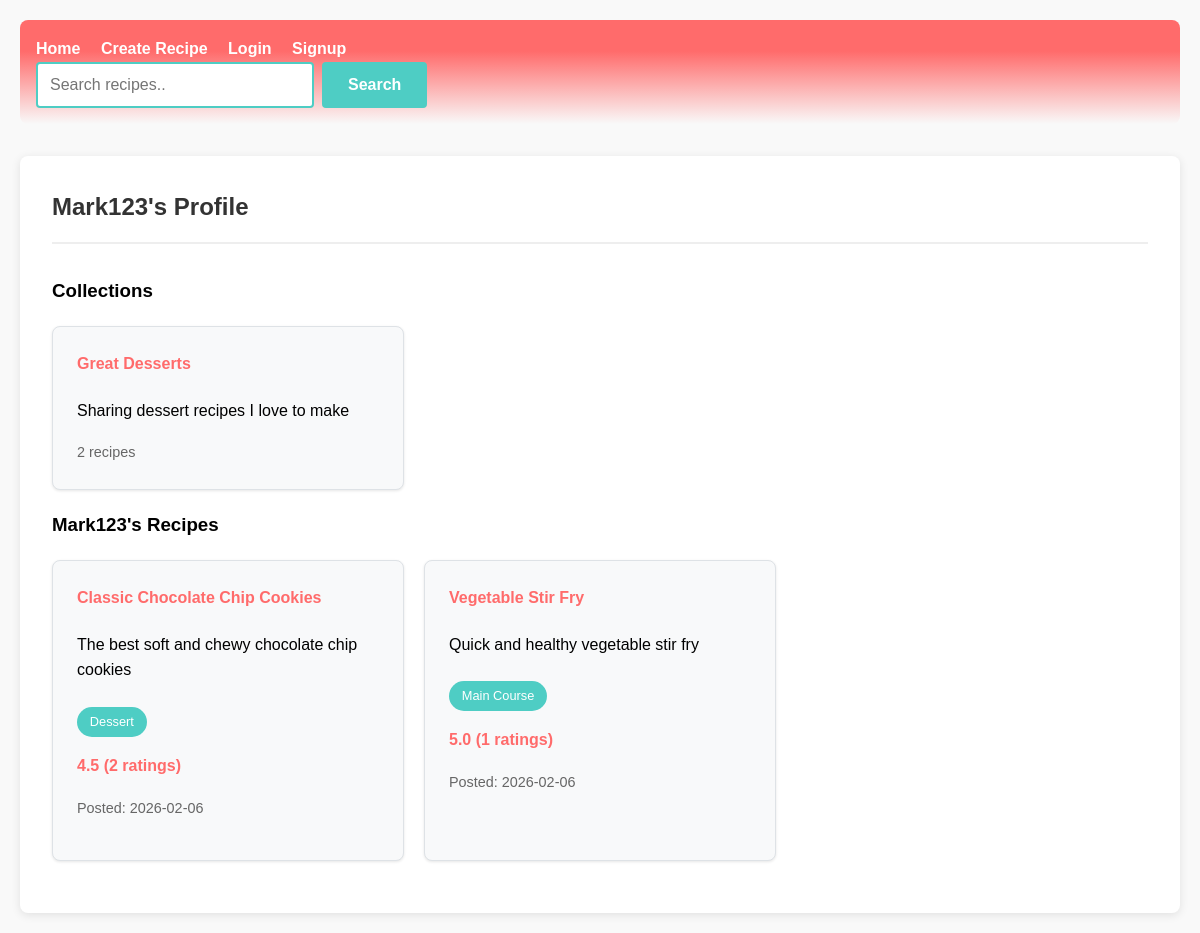
Screenshot of /user/Mark123 with the database file from the repository.
### tables this page shows
CREATE TABLE user (
    user_id INTEGER PRIMARY KEY AUTOINCREMENT,
    username VARCHAR(30) UNIQUE NOT NULL,
    email VARCHAR(60) UNIQUE NOT NULL,
    hashed_password VARCHAR(60) NOT NULL,
    type CHAR NOT NULL
);

CREATE TABLE collection (
    collection_id INTEGER PRIMARY KEY AUTOINCREMENT,
    user_id INTEGER,
    name VARCHAR NOT NULL,
    description VARCHAR,
    created TIMESTAMP DEFAULT CURRENT_TIMESTAMP,
    FOREIGN KEY (user_id) REFERENCES user(user_id)
);

CREATE TABLE recipe (
    recipe_id INTEGER PRIMARY KEY AUTOINCREMENT,
    user_id INTEGER,
    title VARCHAR NOT NULL,
    ingredients VARCHAR NOT NULL,
    instructions VARCHAR NOT NULL,
    description VARCHAR,
    category CHAR,
    created TIMESTAMP DEFAULT CURRENT_TIMESTAMP,
    FOREIGN KEY (user_id) REFERENCES user(user_id)
);

### routes/recipes.py (the view)
@recipes_blueprint.route('/user/<username>')
def profile(username):
    connection = db_connection()
    user = connection.execute('SELECT * FROM user WHERE username = ?', (username,)).fetchone()
    if user is None:
        connection.close()
        return 'User not found', 404
    recipes = connection.execute('''SELECT r.*
                            FROM recipe r
                            WHERE r.user_id = ?
                            ORDER BY r.created DESC''', (user['user_id'],)).fetchall()
    recipes_and_ratings = add_ratings(recipes)
    collections = connection.execute('''SELECT c.*, COUNT(rc.recipe_id) as recipe_count
                                        FROM collection c
                                        LEFT JOIN recipe_collection rc ON c.collection_id = rc.collection_id
                                        WHERE c.user_id = ?
                                        GROUP BY c.collection_id
                                        ORDER BY c.created DESC''', (user['user_id'],)).fetchall()
    connection.close()
    own_profile = 'user_id' in session and session['user_id'] == user['user_id']
    return render_template('profile.html', user=user, recipes=recipes_and_ratings,collections=collections, own_profile=own_profile)

### helpers.py (called while the page is built)
def db_connection():
    connection = sqlite3.connect('database/recipes.db')
    connection.row_factory = sqlite3.Row
    return connection

def rating_average(recipe_id):
    connection = db_connection()
    result = connection.execute('''
        SELECT AVG(value) as rating_ave, COUNT(*) as rating_count
        FROM rating
        WHERE recipe_id = ?
                                ''', (recipe_id,)).fetchone()
    connection.close()
    if result['rating_ave']:
        return round(result['rating_ave'], 1), result['rating_count']
    return 0, 0

def add_ratings(recipes):
    recipes_and_ratings = []
    for r in recipes:
        rating_ave, rating_count = rating_average(r['recipe_id'])
        r_dict = dict(r)
        r_dict['rating_ave'] = rating_ave
        r_dict['rating_count'] = rating_count
        recipes_and_ratings.append(r_dict)
    return recipes_and_ratings

### templates/profile.html (shortened to what this page needs)
{% extends "base.html" %}
{% block content %}
<div class="profile">
    <div class="header">
        <h2>{{user.username}}'s Profile</h2>
    </div>
    <div class="collections">
        <h3>Collections</h3>
        {% if collections %}
            <div class="grid">
                {% for collection in collections %}
                <div class="card">
                    <h4><a href="{{ url_for('collections.view_collection', collection_id=collection.collection_id) }}">{{collection.name}}</a></h4>
                    <p>{{collection.description}}</p>
                    <small>{{collection.recipe_count}} recipes</small>
                </div>
                {% endfor %}
            </div>
        {% else %}
            <p>{{user.username}} doesn't have any collection</p>
        {% endif %}
    </div>
    <div class="recipes">
        <h3>{{user.username}}'s Recipes</h3>
        {%if recipes%}
            <div class="recipe-grid">
                {% for recipe in recipes %}
                <div class="card">
                    <h4><a href="{{url_for('recipes.recipe', recipe_id=recipe.recipe_id)}}">{{recipe.title}}</a></h4>
                    <p>{{recipe.description}}</p>
                    <span class="category">{{recipe.category}}</span>
                    <div class="rating">
                        {{recipe.rating_ave}} ({{recipe.rating_count}} ratings)
                    </div>
                    <p><small>Posted: {{recipe.created[:10] }}</small></p>
                </div>
                {% endfor %}
            </div>
            {% else %}
                <p>{{user.username}} hasn't shared any recipes yet</p>
            {% endif %}
    </div>
</div>
{% endblock %}

### static/css/style.css (style rules this page uses)
body { font-family: Arial, sans-serif; max-width: 1200px; margin: 0 auto; padding: 20px; background-color: #f9f9f9; line-height: 1.6; }
.profile { background: white; padding: 2rem; border-radius: 8px; box-shadow: 0 2px 10px rgba(0,0,0,0.1); }
.profile .header { border-bottom: 2px solid #eee; padding-bottom: 1rem; margin-bottom: 2rem; }
.profile .header h2 { color: #333; margin: 0; }
.grid, .recipe-grid { display: grid; grid-template-columns: repeat(auto-fill, minmax(300px, 1fr)); gap: 20px; margin: 20px 0; }
.card { background: #f8f9fa; border: 1px solid #dee2e6; border-radius: 8px; padding: 1.5rem; box-shadow: 0 1px 3px rgba(0,0,0,0.1); transition: transform 0.2s, box-shadow 0.2s; }
.card h3, .card h4 { margin-top: 0; color: #333; }
.card a { color: #ff6b6b; text-decoration: none; }
.category { background-color: #4ecdc4; color: white; padding: 0.3rem 0.8rem; border-radius: 20px; font-size: 0.8rem; display: inline-block; margin: 0.5rem 0; }
.rating { color: #ff6b6b; font-weight: bold; margin: 0.5rem 0; }
small { color: #666; font-size: 0.9rem; }

### rows the page displays
user: username "Mark123"
collection: name "Great Desserts", description "Sharing dessert recipes I love to make", recipe_count "2"
recipe: title "Classic Chocolate Chip Cookies", description "The best soft and chewy chocolate chip cookies", category "Dessert", rating_ave "4.5", rating_count "2", created "2026-02-06"
recipe: title "Vegetable Stir Fry", description "Quick and healthy vegetable stir fry", category "Main Course", rating_ave "5.0", rating_count "1", created "2026-02-06"
